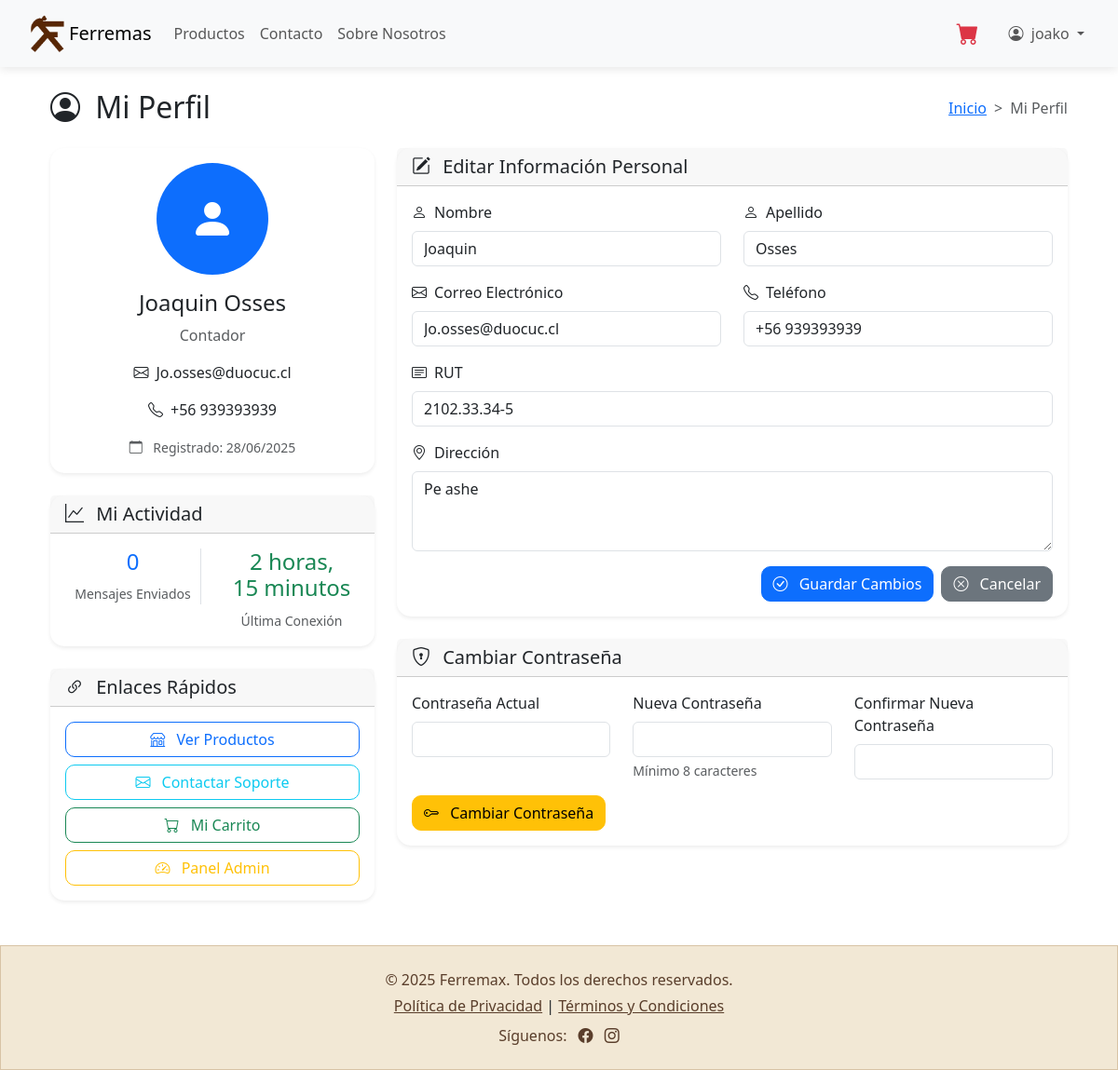
Screenshot of /profile/ (signed in) with the database file from the repository.
### miPaypal/models.py (models this page shows, shortened)
class CustomUser(AbstractUser):
    ROLES = (
        ('cliente', 'Cliente'),
        ('bodeguero', 'Bodeguero'),
        ('contador', 'Contador'),
        ('vendedor', 'Vendedor'),
    )
    rut = models.CharField(max_length=12, blank=True, null=True)
    telefono = models.CharField(max_length=15, blank=True, null=True)
    direccion = models.TextField(blank=True, null=True)
    ciudad = models.CharField(max_length=100, blank=True, null=True, verbose_name="Ciudad")
    rol = models.CharField(max_length=10, choices=ROLES, default='cliente')

### ecommerce/views.py (the view, shortened to what this page needs)
# urls.py: path('profile/', user_profile, name='user-profile-page'),
@login_required
def user_profile(request):
    user_messages_count = 0
    if hasattr(ContactMessage, 'objects'):
        user_messages_count = ContactMessage.objects.filter(email=request.user.email).count()
    context = {
        'user_messages_count': user_messages_count,
    }
    return render(request, 'profile/user-profile.html', context)

### miPaypal/context_processors.py (called while the page is built)
def cart_context(request):
    cart_count = 0
    try:
        if request.user.is_authenticated:
            cart = Cart.objects.filter(user=request.user).first()
        else:
            if request.session.session_key:
                cart = Cart.objects.filter(session_key=request.session.session_key).first()
            else:
                cart = None
        if cart:
            cart_count = sum(item.quantity for item in cart.cartitem_set.all())
    except Exception:
        cart_count = 0
    return {
        'cart_count': cart_count
    }

### ecommerce/templates/profile/user-profile.html (shortened to what this page needs)
{% extends 'base.html' %}
{% block content %}
<div class="container mt-4">
    <div class="row">
        <div class="col-12">
            <div class="d-flex justify-content-between align-items-center mb-4">
                <h1 class="h2 mb-0">
                    <i class="bi bi-person-circle me-2"></i>
                    Mi Perfil
                </h1>
                <nav aria-label="breadcrumb">
                    <ol class="breadcrumb mb-0">
                        <li class="breadcrumb-item"><a href="{% url 'index-page' %}">Inicio</a></li>
                        <li class="breadcrumb-item active">Mi Perfil</li>
                    </ol>
                </nav>
            </div>
        </div>
    </div>
    <div class="row">
        <div class="col-lg-4">
            <div class="card shadow-sm">
                <div class="card-body text-center">
                    <div class="mb-3">
                        <div class="bg-primary rounded-circle mx-auto mb-3 d-flex align-items-center justify-content-center"
                             style="width: 120px; height: 120px;">
                            <i class="bi bi-person-fill text-white" style="font-size: 3rem;"></i>
                        </div>
                    </div>
                    <h4 class="card-title">
                        {% if user.get_full_name %}
                            {{ user.get_full_name }}
                        {% else %}
                            {{ user.username }}
                            <small class="text-muted">(sin nombre completo)</small>
                        {% endif %}
                    </h4>
                    <p class="card-text text-muted">{{ user.get_rol_display }}</p>
                    <p class="card-text">
                        <i class="bi bi-envelope me-2"></i>{{ user.email }}
                    </p>
                    {% if user.telefono %}
                    <p class="card-text">
                        <i class="bi bi-telephone me-2"></i>{{ user.telefono }}
                    </p>
                    {% endif %}
                    <p class="card-text">
                        <small class="text-muted">
                            <i class="bi bi-calendar me-2"></i>
                            Registrado: {{ user.date_joined|date:"d/m/Y" }}
                        </small>
                    </p>
                </div>
            </div>
            <div class="card shadow-sm mt-4">
                <div class="card-header">
                    <h5 class="mb-0">
                        <i class="bi bi-graph-up me-2"></i>
                        Mi Actividad
                    </h5>
                </div>
                <div class="card-body">
                    <div class="row text-center">
                        <div class="col-6">
                            <div class="border-end">
                                <h4 class="text-primary">{{ user_messages_count }}</h4>
                                <small class="text-muted">Mensajes Enviados</small>
                            </div>
                        </div>
                        <div class="col-6">
                            <h4 class="text-success">{{ user.last_login|timesince }}</h4>
                            <small class="text-muted">Última Conexión</small>
                        </div>
                    </div>
                </div>
            </div>
            <div class="card shadow-sm mt-4">
                <div class="card-header">
                    <h5 class="mb-0">
                        <i class="bi bi-link-45deg me-2"></i>
                        Enlaces Rápidos
                    </h5>
                </div>
                <div class="card-body">
                    <div class="d-grid gap-2">
                        <a href="{% url 'products-page' %}" class="btn btn-outline-primary">
                            <i class="bi bi-shop me-2"></i>
                            Ver Productos
                        </a>
                        <a href="{% url 'contact-page' %}" class="btn btn-outline-info">
                            <i class="bi bi-envelope me-2"></i>
                            Contactar Soporte
                        </a>
                        <a href="{% url 'view_cart' %}" class="btn btn-outline-success">
                            <i class="bi bi-cart me-2"></i>
                            Mi Carrito
                        </a>
                        {% if user.is_staff %}
                        <a href="{% url 'dashboard-panel-page' %}" class="btn btn-outline-warning">
                            <i class="bi bi-speedometer2 me-2"></i>
                            Panel Admin
                        </a>
                        {% endif %}
                    </div>
                </div>
            </div>
        </div>
        <div class="col-lg-8">
            <div class="card shadow-sm">
                <div class="card-header">
                    <h5 class="mb-0">
                        <i class="bi bi-pencil-square me-2"></i>
                        Editar Información Personal
                    </h5>
                </div>
                <div class="card-body">
                    <form method="post">
                        <div class="row">
                            <div class="col-md-6">
                                <div class="mb-3">
                                    <label for="first_name" class="form-label">
                                        <i class="bi bi-person me-2"></i>Nombre
                                    </label>
                                    <input type="text" class="form-control" id="first_name" name="first_name"
                                           value="{{ user.first_name }}" required>
                                </div>
                            </div>
                            <div class="col-md-6">
                                <div class="mb-3">
                                    <label for="last_name" class="form-label">
                                        <i class="bi bi-person me-2"></i>Apellido
                                    </label>
                                    <input type="text" class="form-control" id="last_name" name="last_name"
                                           value="{{ user.last_name }}" required>
                                </div>
                            </div>
                        </div>
                        <div class="row">
                            <div class="col-md-6">
                                <div class="mb-3">
                                    <label for="email" class="form-label">
                                        <i class="bi bi-envelope me-2"></i>Correo Electrónico
                                    </label>
                                    <input type="email" class="form-control" id="email" name="email"
                                           value="{{ user.email }}" required>
                                </div>
                            </div>
                            <div class="col-md-6">
                                <div class="mb-3">
                                    <label for="telefono" class="form-label">
                                        <i class="bi bi-telephone me-2"></i>Teléfono
                                    </label>
                                    <input type="text" class="form-control" id="telefono" name="telefono"
                                           value="{{ user.telefono|default:'' }}" placeholder="+56912345678">
                                </div>
                            </div>
                        </div>
                        <div class="mb-3">
                            <label for="rut" class="form-label">
                                <i class="bi bi-card-text me-2"></i>RUT
                            </label>
                            <input type="text" class="form-control" id="rut" name="rut"
                                   value="{{ user.rut|default:'' }}" placeholder="12.345.678-9">
                        </div>
                        <div class="mb-3">
                            <label for="direccion" class="form-label">
                                <i class="bi bi-geo-alt me-2"></i>Dirección
                            </label>
                            <textarea class="form-control" id="direccion" name="direccion" rows="3"
                                      placeholder="Ingrese su dirección completa">{{ user.direccion|default:'' }}</textarea>
                        </div>
                        <div class="d-grid gap-2 d-md-flex justify-content-md-end">
                            <button type="submit" class="btn btn-primary">
                                <i class="bi bi-check-circle me-2"></i>
                                Guardar Cambios
                            </button>
                            <a href="{% url 'index-page' %}" class="btn btn-secondary">
                                <i class="bi bi-x-circle me-2"></i>
                                Cancelar
                            </a>
                        </div>
                    </form>
                </div>
            </div>
            <div class="card shadow-sm mt-4">
                <div class="card-header">
                    <h5 class="mb-0">
                        <i class="bi bi-shield-lock me-2"></i>
                        Cambiar Contraseña
                    </h5>
                </div>
                <div class="card-body">
                    <form method="post" action="{% url 'user-change-password' %}">
                        <div class="row">
                            <div class="col-md-4">
                                <div class="mb-3">
                                    <label for="old_password" class="form-label">Contraseña Actual</label>
                                    <input type="password" class="form-control" id="old_password" name="old_password" required>
                                </div>
                            </div>
                            <div class="col-md-4">
                                <div class="mb-3">
                                    <label for="new_password1" class="form-label">Nueva Contraseña</label>
                                    <input type="password" class="form-control" id="new_password1" name="new_password1" required>
                                    <div class="form-text">Mínimo 8 caracteres</div>
                                </div>
                            </div>
                            <div class="col-md-4">
                                <div class="mb-3">
                                    <label for="new_password2" class="form-label">Confirmar Nueva Contraseña</label>
                                    <input type="password" class="form-control" id="new_password2" name="new_password2" required>
                                </div>
                            </div>
                        </div>
                        <button type="submit" class="btn btn-warning">
                            <i class="bi bi-key me-2"></i>
                            Cambiar Contraseña
                        </button>
                    </form>
                </div>
            </div>
        </div>
    </div>
</div>
{% endblock %}

### ecommerce/templates/base.html (shortened to what this page needs)
{% load static %}
<!DOCTYPE html>
<html lang="es">
<head>
</head>
<body>
<link href="https://cdn.jsdelivr.net/npm/bootstrap@5.3.7/dist/css/bootstrap.min.css" rel="stylesheet">
<link href="https://cdn.jsdelivr.net/npm/bootstrap-icons@1.10.5/font/bootstrap-icons.css" rel="stylesheet">
<nav class="navbar navbar-expand-lg bg-body-tertiary px-3 position-sticky top-0" style="z-index: 1030;">
  <div class="container-fluid">
    <a class="navbar-brand d-flex align-items-center" href="{%url 'index-page'%}">
      <img src="{% static 'images/Ferremas.png' %}"width="46"  />
      Ferremas
    </a>
    <div class="collapse navbar-collapse" id="navbarSupportedContent">
      <ul class="navbar-nav me-auto mb-2 mb-lg-0">
        <li class="nav-item">
          <a class="nav-link" href="{%url 'products-page'%}">Productos</a>
        </li>
        <li class="nav-item">
          <a class="nav-link" href="{%url 'contact-page'%}">Contacto</a>
        </li>
        <li class="nav-item">
          <a class="nav-link" href="{%url 'about-page'%}">Sobre Nosotros</a>
        </li>
      </ul>
      <ul class="navbar-nav mb-2 mb-lg-0 align-items-center">
        <li class="nav-item me-3 position-relative">
          <a class="nav-link" href="{%url 'view_cart'%}">
            <i class="bi bi-cart-fill fs-4 text-danger"></i>
          </a>
        </li>
        {% if user.is_authenticated %}
          <li class="nav-item dropdown">
            <a class="nav-link dropdown-toggle" href="#" role="button" data-bs-toggle="dropdown"
              aria-expanded="false">
              <i class="bi bi-person-circle me-1"></i>
              {{ user.username|default:'Mi cuenta' }}
            </a>
          </li>
        {% else %}
          <li class="nav-item">
            <a class="nav-link" href="{% url 'login-page' %}">Iniciar Sesión</a>
          </li>
        {% endif %}
      </ul>
    </div>
  </div>
</nav>
<div class="container">
    {%block content%}
    {%endblock%}
</div>
<footer style="background:#F2E8D5 ; box-shadow: 0 2px 10px rgba(#D8C3A5); border: solid 1px #D8C3A5;" class=" text-center py-4 mt-5">
  <div class="container">
    <p style="color: #5A3E2B;" class="mb-1">&copy; 2025 Ferremax. Todos los derechos reservados.</p>
    <p class="mb-0">
      <a style="color: #5A3E2B;" href="privacy" class=" text-decoration-underline">Política de Privacidad</a> |
      <a style="color: #5A3E2B;" href="terms" class=" text-decoration-underline">Términos y Condiciones</a>
    </p>
    <p style="color: #5A3E2B;" class="mt-2 mb-0">
      Síguenos:
      <a href="#" style="color: #5A3E2B;" class=" ms-2"><i class="bi bi-facebook"></i></a>
      <a href="#" style="color: #5A3E2B;" class=" ms-2"><i class="bi bi-instagram"></i></a>
    </p>
  </div>
</footer>
</body>
</html>

### ecommerce/templates/base.html (style rules this page uses)
.navbar.position-sticky { box-shadow: 0 2px 10px rgba(0,0,0,0.1); backdrop-filter: blur(10px); background-color: rgba(248, 249, 250, 0.95) !important; }
body { padding-top: 0; }
html { scroll-behavior: smooth; }

### ecommerce/templates/profile/user-profile.html (style rules this page uses)
.card { border: none; border-radius: 15px; transition: transform 0.2s ease-in-out, box-shadow 0.2s ease-in-out; }
.btn { border-radius: 10px; transition: all 0.2s ease-in-out; }
.breadcrumb-item + .breadcrumb-item::before { content: ">"; }

### rows the page displays
CustomUser: username "joako", get_full_name "Joaquin Osses", rol "Contador", email "Jo.osses@duocuc.cl", telefono "+56 939393939", date_joined "28/06/2025", last_login "2 horas, 15 minutos", first_name "Joaquin", last_name "Osses", rut "2102.33.34-5", direccion "Pe ashe"

### other values shown
{{ user_messages_count }} "0"
